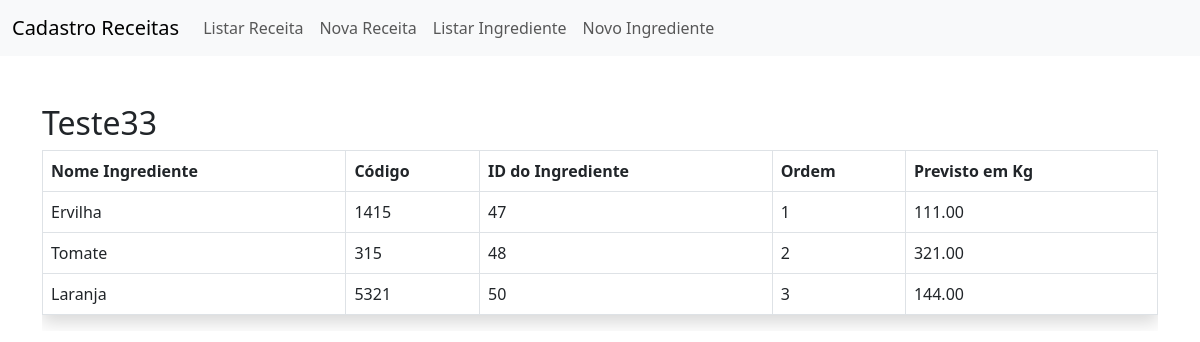
The app's page /?page=visualizar&id=60 with its own data.
### tables this page shows
CREATE TABLE IF NOT EXISTS `receita` (
  `nome` varchar(50) NOT NULL,
  `id` int NOT NULL AUTO_INCREMENT,
  `codigo` int NOT NULL,
  PRIMARY KEY (`id`)
);

CREATE TABLE IF NOT EXISTS `receita_ingredientes` (
  `receita_id` int NOT NULL,
  `ingrediente_id` int NOT NULL,
  `ordem` int NOT NULL,
  `previsto_kg` decimal(10,2) NOT NULL,
  PRIMARY KEY (`receita_id`,`ingrediente_id`),
  KEY `ingrediente_id` (`ingrediente_id`)
);

CREATE TABLE IF NOT EXISTS `ingredientes` (
  `nome` varchar(50) NOT NULL,
  `id_receita` int DEFAULT NULL,
  `codigo` int NOT NULL,
  `id_ingrediente` int NOT NULL AUTO_INCREMENT,
  PRIMARY KEY (`id_ingrediente`),
  KEY `fk_ingredientes_receita` (`id_receita`)
);

### receita/visualizar-receita.php (the view)
<?php
$idReceita = $_GET['id'];
$sql = "SELECT * FROM receita WHERE id = $idReceita";
$res = $conn->query($sql);
if ($res && $res->num_rows > 0) {
    $receita = $res->fetch_assoc();
    $sqlIngredientes = "SELECT ingredientes.nome, ingredientes.codigo, ingredientes.id_ingrediente, receita_ingredientes.ordem, receita_ingredientes.previsto_kg
    FROM ingredientes
    INNER JOIN receita_ingredientes ON ingredientes.id_ingrediente = receita_ingredientes.ingrediente_id
    WHERE receita_ingredientes.receita_id = $idReceita
    ORDER BY receita_ingredientes.ordem";
    $resIngredientes = $conn->query($sqlIngredientes);
    if ($resIngredientes && $resIngredientes->num_rows > 0) {
        echo "<h2 class=''>{$receita['nome']}</h2>";
        echo "<div class='table-responsive'>";
        echo "<table class='table table-bordered shadow'>";
        echo "<thead class='thead-dark'>";
        echo "<tr>";
        echo "<th>Nome Ingrediente</th>";
        echo "<th>Código</th>";
        echo "<th>ID do Ingrediente</th>";
        echo "<th>Ordem</th>";
        echo "<th>Previsto em Kg</th>";
        echo "</tr>";
        echo "</thead>";
        echo "<tbody>";
        while ($rowIngrediente = $resIngredientes->fetch_assoc()) {
            echo "<tr>";
            echo "<td>{$rowIngrediente['nome']}</td>";
            echo "<td>{$rowIngrediente['codigo']}</td>";
            echo "<td>{$rowIngrediente['id_ingrediente']}</td>";
            echo "<td>{$rowIngrediente['ordem']}</td>";
            echo "<td>{$rowIngrediente['previsto_kg']}</td>";
            echo "</tr>";
        }
        echo "</tbody>";
        echo "</table>";
        echo "</div>";
    } else {
        echo "<p>Nenhum ingrediente encontrado para esta receita.</p>";
    }
} else {
    echo "<p>Receita não encontrada.</p>";
}
?>

### index.php (shortened to what this page needs)
<!doctype html>
<html lang="pt-br">
<head>
    <link rel="stylesheet" type="text/css" href="https://cdn.datatables.net/1.10.25/css/jquery.dataTables.css">
    <link rel="stylesheet" href="https://cdn.jsdelivr.net/npm/bootstrap-icons@1.10.5/font/bootstrap-icons.css">
    <link href="https://cdn.jsdelivr.net/npm/bootstrap@5.3.0/dist/css/bootstrap.min.css" rel="stylesheet"
>
</head>
<body>
    <nav class="navbar navbar-expand-lg bg-body-tertiary">
        <div class="container-fluid">
            <a class="navbar-brand" href="#">Cadastro Receitas</a>
            <div class="collapse navbar-collapse" id="navbarSupportedContent">
                <ul class="navbar-nav me-auto mb-2 mb-lg-0">
                    <li class="nav-item">
                        <a class="nav-link" href="?page=listar">Listar Receita</a>
                    </li>
                    <li class="nav-item">
                        <a class="nav-link" href="?page=nova">Nova Receita</a>
                    </li>
                    <li class="nav-item">
                        <a class="nav-link" href="?page=listaring">Listar Ingrediente</a>
                    </li>
                    <li class="nav-item">
                        <a class="nav-link" href="?page=novoing">Novo Ingrediente</a>
                    </li>
                </ul>
            </div>
        </div>
    </nav>
    <div class="container">
        <div class="row">
            <div class="col mt-5">
                <?php
                include("config.php");
                if (isset($_REQUEST["page"])) {
                    switch ($_REQUEST["page"]) {
                        case "visualizar":
                            include("receita/visualizar-receita.php");
                            break;
                    }
                } else {
                    echo "<h1>Bem-vindo!</h1>";
                }
                ?>
            </div>
        </div>
    </div>
</body>
</html>

### records on screen
receita: nome "Teste33"
receita_ingredientes: ingrediente.nome "Ervilha", ingrediente.codigo "1415", ingrediente.id_ingrediente "47", ordem "1", previsto_kg "111.00"
receita_ingredientes: ingrediente.nome "Tomate", ingrediente.codigo "315", ingrediente.id_ingrediente "48", ordem "2", previsto_kg "321.00"
receita_ingredientes: ingrediente.nome "Laranja", ingrediente.codigo "5321", ingrediente.id_ingrediente "50", ordem "3", previsto_kg "144.00"
